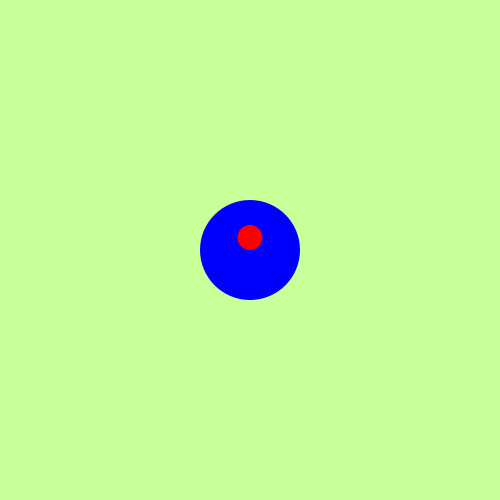
Frame 1 (no input)
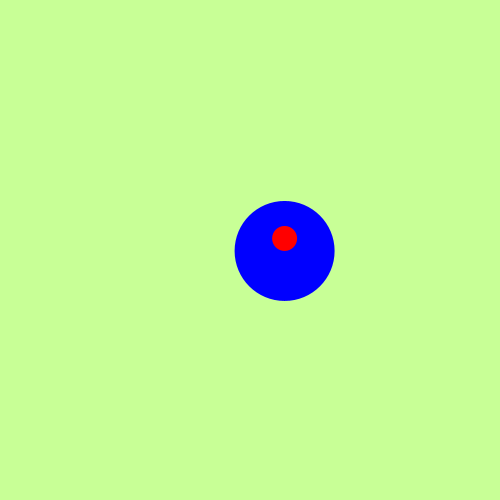
Frame 60 (the mouse pressed at the canvas centre just before this capture)
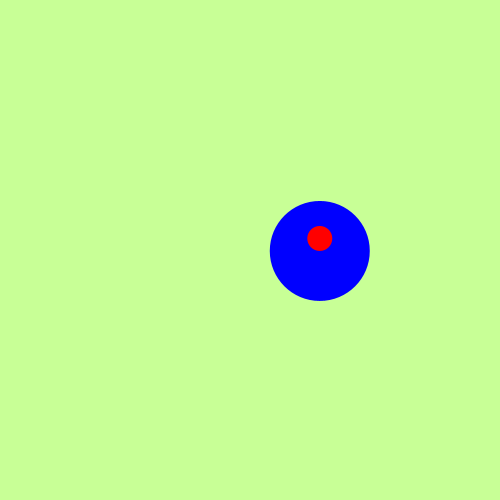
Frame 120 (the mouse held since frame 60 and released just before this capture)

The Processing sketch that drew these frames (run headless with seeded random() and noise(); from frame 60 on, the mouse is pressed at the canvas centre):

// Processing sketch: WK3BlueExercise2_3
// ── WK3BlueExercise2_3.pde
float x;
float y;
float dx;
float dy;

void setup() {
  size(500, 500);
  x = width/2;
  y = height/2;
  dx = random(-2,2);
  dy = random(-2,2);
}
void draw() {
  background(200, 255, 150);
  noStroke();
  
  float headDiameter = width/5;
  fill(0, 0, 255);
  ellipse(x, y, headDiameter, headDiameter);
  
  float noseDiameter = headDiameter/4;
  float noseX = x;
  float noseY = y - noseDiameter/2;
  
  fill(255, 0, 0);
  ellipse(noseX, noseY, noseDiameter, noseDiameter);
 
  if (x > width) {
    dx = -dx;
  }
  if(x < 0){
    dx = -dx; 
  }
  if (y < height){
    dy = -dy;
  }
  if (y < 0){
    dy = -dy;
    
  }
  x = x + dx;
  y = y + dy;
}
